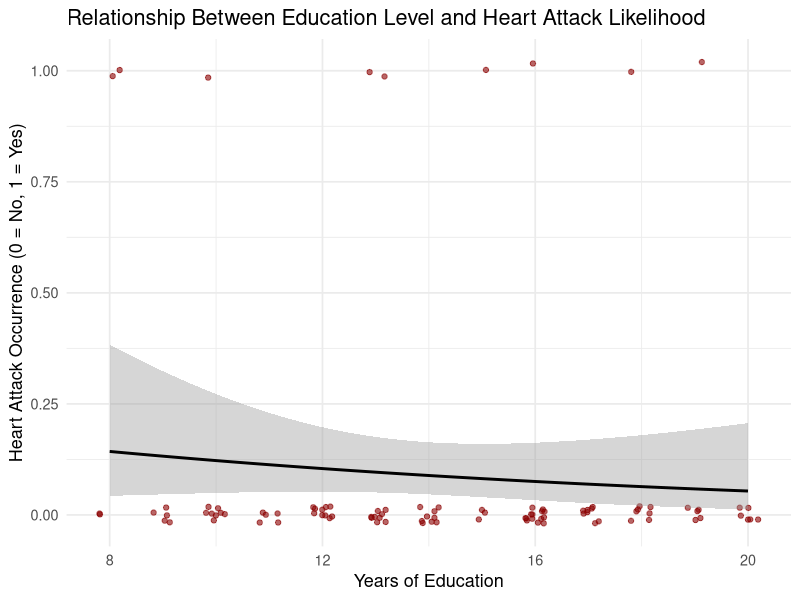

Write the R code that produced this figure.
## ---- chunk 1
knitr::opts_chunk$set(echo = TRUE)
## ---- chunk 2
# Example: Scatterplot with regression line

# (Inspired by R Graph Gallery scatter plot example)

# Load packages

library(ggplot2)

# Example dataset (replace this with your real CSV import)

# health_data <- read.csv("your_data.csv")

# Simulated example data for demonstration

set.seed(123)
health_data <- data.frame(
education_years = sample(8:20, 100, replace = TRUE),  # years of education
heart_attack = rbinom(100, 1, prob = 0.1 + 0.02 * (8:20)[sample(1:13, 100, replace = TRUE)] / 20)
)

# Plot: relationship between education level and heart attack rate

ggplot(health_data, aes(x = education_years, y = heart_attack)) +
geom_jitter(width = 0.2, height = 0.02, alpha = 0.6, color = "darkred") +
geom_smooth(method = "glm", method.args = list(family = "binomial"), se = TRUE, color = "black") +
labs(
title = "Relationship Between Education Level and Heart Attack Likelihood",
x = "Years of Education",
y = "Heart Attack Occurrence (0 = No, 1 = Yes)"
) +
theme_minimal(base_size = 13)

